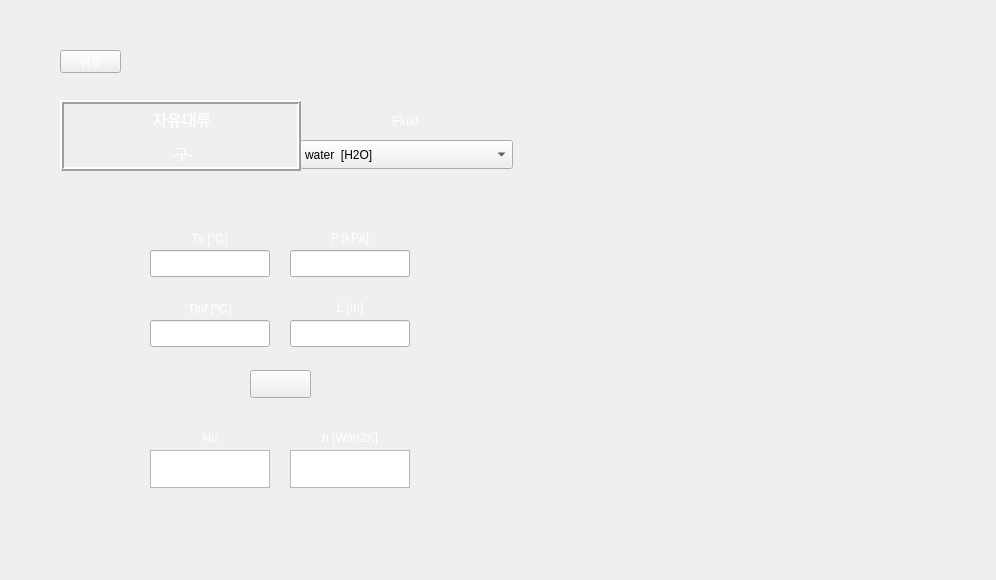
<?xml version="1.0" encoding="UTF-8"?>
<ui version="4.0">
 <class>Form</class>
 <widget class="QWidget" name="Form">
  <property name="geometry">
   <rect>
    <x>0</x>
    <y>0</y>
    <width>996</width>
    <height>580</height>
   </rect>
  </property>
  <property name="minimumSize">
   <size>
    <width>996</width>
    <height>580</height>
   </size>
  </property>
  <property name="maximumSize">
   <size>
    <width>996</width>
    <height>580</height>
   </size>
  </property>
  <property name="windowTitle">
   <string>Form</string>
  </property>
  <property name="styleSheet">
   <string notr="true">background-image: url(:/background/하얀거.png);</string>
  </property>
  <widget class="QPushButton" name="check">
   <property name="geometry">
    <rect>
     <x>250</x>
     <y>370</y>
     <width>61</width>
     <height>28</height>
    </rect>
   </property>
   <property name="styleSheet">
    <string notr="true">QPushButton {
color: qlineargradient(spread:pad, x1:0, y1:1, x2:1, y2:0, stop:0 rgba(255, 255, 255, 255), stop:1 rgba(255, 255, 255, 255));
background-image: url(:/background/버튼2.png);
font: 10pt &quot;맑은 고딕&quot;;
}
QPushButton:hover{
border-image: url(:/background/버튼클릭2.png);
}</string>
   </property>
   <property name="text">
    <string>=</string>
   </property>
  </widget>
  <widget class="QLabel" name="label">
   <property name="geometry">
    <rect>
     <x>150</x>
     <y>220</y>
     <width>120</width>
     <height>35</height>
    </rect>
   </property>
   <property name="styleSheet">
    <string notr="true">color: qlineargradient(spread:pad, x1:0, y1:1, x2:1, y2:0, stop:0 rgba(255, 255, 255, 255), stop:1 rgba(255, 255, 255, 255));
background-image: url(:/background/버튼2.png);
font: 10pt &quot;맑은 고딕&quot;;</string>
   </property>
   <property name="text">
    <string>Ts [℃]</string>
   </property>
   <property name="alignment">
    <set>Qt::AlignCenter</set>
   </property>
  </widget>
  <widget class="QLabel" name="label_3">
   <property name="geometry">
    <rect>
     <x>150</x>
     <y>290</y>
     <width>120</width>
     <height>35</height>
    </rect>
   </property>
   <property name="styleSheet">
    <string notr="true">color: qlineargradient(spread:pad, x1:0, y1:1, x2:1, y2:0, stop:0 rgba(255, 255, 255, 255), stop:1 rgba(255, 255, 255, 255));
background-image: url(:/background/버튼2.png);
font: 10pt &quot;맑은 고딕&quot;;</string>
   </property>
   <property name="text">
    <string>Tinf [℃]</string>
   </property>
   <property name="alignment">
    <set>Qt::AlignCenter</set>
   </property>
  </widget>
  <widget class="QLabel" name="label_4">
   <property name="geometry">
    <rect>
     <x>290</x>
     <y>220</y>
     <width>120</width>
     <height>35</height>
    </rect>
   </property>
   <property name="styleSheet">
    <string notr="true">color: qlineargradient(spread:pad, x1:0, y1:1, x2:1, y2:0, stop:0 rgba(255, 255, 255, 255), stop:1 rgba(255, 255, 255, 255));
background-image: url(:/background/버튼2.png);
font: 10pt &quot;맑은 고딕&quot;;</string>
   </property>
   <property name="text">
    <string>P [kPa]</string>
   </property>
   <property name="alignment">
    <set>Qt::AlignCenter</set>
   </property>
  </widget>
  <widget class="QLabel" name="label_5">
   <property name="geometry">
    <rect>
     <x>290</x>
     <y>290</y>
     <width>120</width>
     <height>35</height>
    </rect>
   </property>
   <property name="styleSheet">
    <string notr="true">color: qlineargradient(spread:pad, x1:0, y1:1, x2:1, y2:0, stop:0 rgba(255, 255, 255, 255), stop:1 rgba(255, 255, 255, 255));
background-image: url(:/background/버튼2.png);
font: 10pt &quot;맑은 고딕&quot;;</string>
   </property>
   <property name="text">
    <string>L [m]</string>
   </property>
   <property name="alignment">
    <set>Qt::AlignCenter</set>
   </property>
  </widget>
  <widget class="QLineEdit" name="L">
   <property name="geometry">
    <rect>
     <x>290</x>
     <y>320</y>
     <width>120</width>
     <height>27</height>
    </rect>
   </property>
   <property name="styleSheet">
    <string notr="true">font: 12pt &quot;맑은 고딕&quot;;
background-image: url(:/background/하얀거.png);</string>
   </property>
  </widget>
  <widget class="QLineEdit" name="T2">
   <property name="geometry">
    <rect>
     <x>150</x>
     <y>320</y>
     <width>120</width>
     <height>27</height>
    </rect>
   </property>
   <property name="styleSheet">
    <string notr="true">font: 12pt &quot;맑은 고딕&quot;;
background-image: url(:/background/하얀거.png);</string>
   </property>
  </widget>
  <widget class="QLineEdit" name="T1">
   <property name="geometry">
    <rect>
     <x>150</x>
     <y>250</y>
     <width>120</width>
     <height>27</height>
    </rect>
   </property>
   <property name="styleSheet">
    <string notr="true">font: 12pt &quot;맑은 고딕&quot;;
background-image: url(:/background/하얀거.png);</string>
   </property>
  </widget>
  <widget class="QLineEdit" name="P">
   <property name="geometry">
    <rect>
     <x>290</x>
     <y>250</y>
     <width>120</width>
     <height>27</height>
    </rect>
   </property>
   <property name="styleSheet">
    <string notr="true">font: 12pt &quot;맑은 고딕&quot;;
background-image: url(:/background/하얀거.png);</string>
   </property>
  </widget>
  <widget class="QPushButton" name="pushButton">
   <property name="geometry">
    <rect>
     <x>60</x>
     <y>50</y>
     <width>61</width>
     <height>23</height>
    </rect>
   </property>
   <property name="styleSheet">
    <string notr="true">QPushButton {
color: qlineargradient(spread:pad, x1:0, y1:1, x2:1, y2:0, stop:0 rgba(255, 255, 255, 255), stop:1 rgba(255, 255, 255, 255));
background-image: url(:/background/버튼2.png);
font: 10pt &quot;맑은 고딕&quot;;
}
QPushButton:hover{
border-image: url(:/background/버튼클릭2.png);
}</string>
   </property>
   <property name="text">
    <string>뒤로</string>
   </property>
  </widget>
  <widget class="QTextBrowser" name="textBrowser_2">
   <property name="geometry">
    <rect>
     <x>290</x>
     <y>450</y>
     <width>120</width>
     <height>38</height>
    </rect>
   </property>
   <property name="sizePolicy">
    <sizepolicy hsizetype="Expanding" vsizetype="Preferred">
     <horstretch>0</horstretch>
     <verstretch>0</verstretch>
    </sizepolicy>
   </property>
   <property name="maximumSize">
    <size>
     <width>16777215</width>
     <height>38</height>
    </size>
   </property>
   <property name="styleSheet">
    <string notr="true">font: 12pt &quot;맑은 고딕&quot;;
background-image: url(:/background/하얀거.png);</string>
   </property>
  </widget>
  <widget class="QLabel" name="label_6">
   <property name="geometry">
    <rect>
     <x>150</x>
     <y>420</y>
     <width>120</width>
     <height>35</height>
    </rect>
   </property>
   <property name="styleSheet">
    <string notr="true">color: qlineargradient(spread:pad, x1:0, y1:1, x2:1, y2:0, stop:0 rgba(255, 255, 255, 255), stop:1 rgba(255, 255, 255, 255));
background-image: url(:/background/버튼2.png);
font: 10pt &quot;맑은 고딕&quot;;</string>
   </property>
   <property name="text">
    <string>Nu</string>
   </property>
   <property name="alignment">
    <set>Qt::AlignCenter</set>
   </property>
  </widget>
  <widget class="QTextBrowser" name="textBrowser">
   <property name="geometry">
    <rect>
     <x>150</x>
     <y>450</y>
     <width>120</width>
     <height>38</height>
    </rect>
   </property>
   <property name="sizePolicy">
    <sizepolicy hsizetype="Expanding" vsizetype="Preferred">
     <horstretch>0</horstretch>
     <verstretch>0</verstretch>
    </sizepolicy>
   </property>
   <property name="maximumSize">
    <size>
     <width>16777215</width>
     <height>38</height>
    </size>
   </property>
   <property name="styleSheet">
    <string notr="true">font: 12pt &quot;맑은 고딕&quot;;
background-image: url(:/background/하얀거.png);</string>
   </property>
  </widget>
  <widget class="QLabel" name="label_8">
   <property name="geometry">
    <rect>
     <x>290</x>
     <y>420</y>
     <width>120</width>
     <height>35</height>
    </rect>
   </property>
   <property name="styleSheet">
    <string notr="true">color: qlineargradient(spread:pad, x1:0, y1:1, x2:1, y2:0, stop:0 rgba(255, 255, 255, 255), stop:1 rgba(255, 255, 255, 255));
background-image: url(:/background/버튼2.png);
font: 10pt &quot;맑은 고딕&quot;;</string>
   </property>
   <property name="text">
    <string>h [W/m2K]</string>
   </property>
   <property name="alignment">
    <set>Qt::AlignCenter</set>
   </property>
  </widget>
  <widget class="QLabel" name="label_7">
   <property name="geometry">
    <rect>
     <x>300</x>
     <y>102</y>
     <width>211</width>
     <height>38</height>
    </rect>
   </property>
   <property name="styleSheet">
    <string notr="true">color: qlineargradient(spread:pad, x1:0, y1:1, x2:1, y2:0, stop:0 rgba(255, 255, 255, 255), stop:1 rgba(255, 255, 255, 255));
background-image: url(:/background/버튼2.png);
font: 12pt &quot;맑은 고딕&quot;;</string>
   </property>
   <property name="text">
    <string>Fluid</string>
   </property>
   <property name="alignment">
    <set>Qt::AlignCenter</set>
   </property>
  </widget>
  <widget class="QLabel" name="label_9">
   <property name="geometry">
    <rect>
     <x>0</x>
     <y>0</y>
     <width>996</width>
     <height>580</height>
    </rect>
   </property>
   <property name="styleSheet">
    <string notr="true">image: url(:/background/배경2.png);</string>
   </property>
   <property name="text">
    <string/>
   </property>
  </widget>
  <widget class="QLabel" name="label_10">
   <property name="geometry">
    <rect>
     <x>535</x>
     <y>40</y>
     <width>421</width>
     <height>501</height>
    </rect>
   </property>
   <property name="styleSheet">
    <string notr="true">image: url(:/background/fc sphere.png);</string>
   </property>
   <property name="text">
    <string/>
   </property>
  </widget>
  <widget class="QLabel" name="label_11">
   <property name="geometry">
    <rect>
     <x>550</x>
     <y>390</y>
     <width>391</width>
     <height>141</height>
    </rect>
   </property>
   <property name="styleSheet">
    <string notr="true">image: url(:/background/fc sphere-2.png);</string>
   </property>
   <property name="text">
    <string/>
   </property>
  </widget>
  <widget class="QComboBox" name="fluid_2">
   <property name="geometry">
    <rect>
     <x>300</x>
     <y>140</y>
     <width>213</width>
     <height>29</height>
    </rect>
   </property>
   <property name="styleSheet">
    <string notr="true">background-image: url(:/background/하얀거.png);
font: 10pt &quot;맑은 고딕&quot;;</string>
   </property>
   <item>
    <property name="text">
     <string>water  [H2O]</string>
    </property>
   </item>
   <item>
    <property name="text">
     <string>air</string>
    </property>
   </item>
   <item>
    <property name="text">
     <string>1-Butene  [C4H8]</string>
    </property>
   </item>
   <item>
    <property name="text">
     <string>Acetone  [C3H6O]</string>
    </property>
   </item>
   <item>
    <property name="text">
     <string>Ammonia  [NH3]</string>
    </property>
   </item>
   <item>
    <property name="text">
     <string>Argon  [Ar]</string>
    </property>
   </item>
   <item>
    <property name="text">
     <string>Benzene  [C6H6]</string>
    </property>
   </item>
   <item>
    <property name="text">
     <string>CarbonDioxide  [CO2]</string>
    </property>
   </item>
   <item>
    <property name="text">
     <string>CarbonMonoxide  [CO]</string>
    </property>
   </item>
   <item>
    <property name="text">
     <string>CarbonylSulfide  [COS]</string>
    </property>
   </item>
   <item>
    <property name="text">
     <string>CycloHexane  [C6H12]</string>
    </property>
   </item>
   <item>
    <property name="text">
     <string>CycloPropane  [C3H6]</string>
    </property>
   </item>
   <item>
    <property name="text">
     <string>Cyclopentane  [C5H10]</string>
    </property>
   </item>
   <item>
    <property name="text">
     <string>D4  [C8H24O4Si4]</string>
    </property>
   </item>
   <item>
    <property name="text">
     <string>D5  [C10H30O5Si5]</string>
    </property>
   </item>
   <item>
    <property name="text">
     <string>D6  [C12H36O6Si6]</string>
    </property>
   </item>
   <item>
    <property name="text">
     <string>Deuterium  [D2]</string>
    </property>
   </item>
   <item>
    <property name="text">
     <string>Dichloroethane  [C2Cl2H4]</string>
    </property>
   </item>
   <item>
    <property name="text">
     <string>DiethylEther  [C4H10O]</string>
    </property>
   </item>
   <item>
    <property name="text">
     <string>DimethylCarbonate  [C3H6O3]</string>
    </property>
   </item>
   <item>
    <property name="text">
     <string>DimethylEther  [C2H6O]</string>
    </property>
   </item>
   <item>
    <property name="text">
     <string>Ethane  [C2H6]</string>
    </property>
   </item>
   <item>
    <property name="text">
     <string>Ethanol  [C2H6O]</string>
    </property>
   </item>
   <item>
    <property name="text">
     <string>EthylBenzene  [C8H10]</string>
    </property>
   </item>
   <item>
    <property name="text">
     <string>Ethylene  [C2H4]</string>
    </property>
   </item>
   <item>
    <property name="text">
     <string>EthyleneOxide  [C2H4O]</string>
    </property>
   </item>
   <item>
    <property name="text">
     <string>Fluorine  [F2]</string>
    </property>
   </item>
   <item>
    <property name="text">
     <string>HFE143m  [C2F3H3O]</string>
    </property>
   </item>
   <item>
    <property name="text">
     <string>HeavyWater  [D2O]</string>
    </property>
   </item>
   <item>
    <property name="text">
     <string>Helium  [He]</string>
    </property>
   </item>
   <item>
    <property name="text">
     <string>Hydrogen  [H2]</string>
    </property>
   </item>
   <item>
    <property name="text">
     <string>HydrogenChloride  [ClH]</string>
    </property>
   </item>
   <item>
    <property name="text">
     <string>HydrogenSulfide  [H2S]</string>
    </property>
   </item>
   <item>
    <property name="text">
     <string>IsoButane  [C4H10]</string>
    </property>
   </item>
   <item>
    <property name="text">
     <string>IsoButene  [C4H8]</string>
    </property>
   </item>
   <item>
    <property name="text">
     <string>Isohexane  [C6H14]</string>
    </property>
   </item>
   <item>
    <property name="text">
     <string>Isopentane  [C5H12]</string>
    </property>
   </item>
   <item>
    <property name="text">
     <string>Krypton  [Kr]</string>
    </property>
   </item>
   <item>
    <property name="text">
     <string>MD2M  [C10H30O3Si4]</string>
    </property>
   </item>
   <item>
    <property name="text">
     <string>MD3M  [C12H36O4Si5]</string>
    </property>
   </item>
   <item>
    <property name="text">
     <string>MD4M  [C14H42O5Si6]</string>
    </property>
   </item>
   <item>
    <property name="text">
     <string>MDM  [C8H24O2Si3]</string>
    </property>
   </item>
   <item>
    <property name="text">
     <string>MM  [C6H18OSi2]</string>
    </property>
   </item>
   <item>
    <property name="text">
     <string>Methane  [CH4]</string>
    </property>
   </item>
   <item>
    <property name="text">
     <string>Methanol  [CH4O]</string>
    </property>
   </item>
   <item>
    <property name="text">
     <string>MethylLinoleate  [C19H34O2]</string>
    </property>
   </item>
   <item>
    <property name="text">
     <string>MethylLinolenate  [C19H32O2]</string>
    </property>
   </item>
   <item>
    <property name="text">
     <string>MethylOleate  [C19H36O2]</string>
    </property>
   </item>
   <item>
    <property name="text">
     <string>MethylPalmitate  [C17H34O2]</string>
    </property>
   </item>
   <item>
    <property name="text">
     <string>MethylStearate  [C19H38O2]</string>
    </property>
   </item>
   <item>
    <property name="text">
     <string>Neon  [Ne]</string>
    </property>
   </item>
   <item>
    <property name="text">
     <string>Neopentane  [C5H12]</string>
    </property>
   </item>
   <item>
    <property name="text">
     <string>Nitrogen  [N2]</string>
    </property>
   </item>
   <item>
    <property name="text">
     <string>NitrousOxide  [N2O]</string>
    </property>
   </item>
   <item>
    <property name="text">
     <string>Novec649  [C6F12O]</string>
    </property>
   </item>
   <item>
    <property name="text">
     <string>OrthoDeuterium</string>
    </property>
   </item>
   <item>
    <property name="text">
     <string>OrthoHydrogen</string>
    </property>
   </item>
   <item>
    <property name="text">
     <string>Oxygen  [O2]</string>
    </property>
   </item>
   <item>
    <property name="text">
     <string>ParaDeuterium</string>
    </property>
   </item>
   <item>
    <property name="text">
     <string>ParaHydrogen</string>
    </property>
   </item>
   <item>
    <property name="text">
     <string>Propylene  [C3H6]</string>
    </property>
   </item>
   <item>
    <property name="text">
     <string>Propyne  [C3H4]</string>
    </property>
   </item>
   <item>
    <property name="text">
     <string>R11</string>
    </property>
   </item>
   <item>
    <property name="text">
     <string>R113</string>
    </property>
   </item>
   <item>
    <property name="text">
     <string>R114</string>
    </property>
   </item>
   <item>
    <property name="text">
     <string>R115</string>
    </property>
   </item>
   <item>
    <property name="text">
     <string>R116</string>
    </property>
   </item>
   <item>
    <property name="text">
     <string>R12</string>
    </property>
   </item>
   <item>
    <property name="text">
     <string>R123</string>
    </property>
   </item>
   <item>
    <property name="text">
     <string>R1233zd(E)</string>
    </property>
   </item>
   <item>
    <property name="text">
     <string>R1234yf</string>
    </property>
   </item>
   <item>
    <property name="text">
     <string>R1234ze(E)</string>
    </property>
   </item>
   <item>
    <property name="text">
     <string>R1234ze(Z)</string>
    </property>
   </item>
   <item>
    <property name="text">
     <string>R124</string>
    </property>
   </item>
   <item>
    <property name="text">
     <string>R1243zf</string>
    </property>
   </item>
   <item>
    <property name="text">
     <string>R125</string>
    </property>
   </item>
   <item>
    <property name="text">
     <string>R13</string>
    </property>
   </item>
   <item>
    <property name="text">
     <string>R134a</string>
    </property>
   </item>
   <item>
    <property name="text">
     <string>R13l1</string>
    </property>
   </item>
   <item>
    <property name="text">
     <string>R14</string>
    </property>
   </item>
   <item>
    <property name="text">
     <string>R141b</string>
    </property>
   </item>
   <item>
    <property name="text">
     <string>R142b</string>
    </property>
   </item>
   <item>
    <property name="text">
     <string>R143a</string>
    </property>
   </item>
   <item>
    <property name="text">
     <string>R152A</string>
    </property>
   </item>
   <item>
    <property name="text">
     <string>R161</string>
    </property>
   </item>
   <item>
    <property name="text">
     <string>R21</string>
    </property>
   </item>
   <item>
    <property name="text">
     <string>R218</string>
    </property>
   </item>
   <item>
    <property name="text">
     <string>R22</string>
    </property>
   </item>
   <item>
    <property name="text">
     <string>R227EA</string>
    </property>
   </item>
   <item>
    <property name="text">
     <string>R23</string>
    </property>
   </item>
   <item>
    <property name="text">
     <string>R236EA</string>
    </property>
   </item>
   <item>
    <property name="text">
     <string>R236FA</string>
    </property>
   </item>
   <item>
    <property name="text">
     <string>R245ca</string>
    </property>
   </item>
   <item>
    <property name="text">
     <string>R245fa</string>
    </property>
   </item>
   <item>
    <property name="text">
     <string>R32</string>
    </property>
   </item>
   <item>
    <property name="text">
     <string>R365MFC</string>
    </property>
   </item>
   <item>
    <property name="text">
     <string>R40</string>
    </property>
   </item>
   <item>
    <property name="text">
     <string>R404A</string>
    </property>
   </item>
   <item>
    <property name="text">
     <string>R407C</string>
    </property>
   </item>
   <item>
    <property name="text">
     <string>R41</string>
    </property>
   </item>
   <item>
    <property name="text">
     <string>R410A</string>
    </property>
   </item>
   <item>
    <property name="text">
     <string>R507A</string>
    </property>
   </item>
   <item>
    <property name="text">
     <string>RC318</string>
    </property>
   </item>
   <item>
    <property name="text">
     <string>SES36</string>
    </property>
   </item>
   <item>
    <property name="text">
     <string>SulfurDioxide  [O2S]</string>
    </property>
   </item>
   <item>
    <property name="text">
     <string>SulfurHexafluoride  [F6S]</string>
    </property>
   </item>
   <item>
    <property name="text">
     <string>Toluene  [C7H8]</string>
    </property>
   </item>
   <item>
    <property name="text">
     <string>Xenon  [Xe]</string>
    </property>
   </item>
   <item>
    <property name="text">
     <string>cis-2-Butene  [C4H8]</string>
    </property>
   </item>
   <item>
    <property name="text">
     <string>m-Xylene  [C8H10]</string>
    </property>
   </item>
   <item>
    <property name="text">
     <string>n-Butane  [C4H10]</string>
    </property>
   </item>
   <item>
    <property name="text">
     <string>n-Decane  [C10H22]</string>
    </property>
   </item>
   <item>
    <property name="text">
     <string>n-Dodecane  [C12H26]</string>
    </property>
   </item>
   <item>
    <property name="text">
     <string>n-Heptane  [C7H16]</string>
    </property>
   </item>
   <item>
    <property name="text">
     <string>n-Hexane  [C6H14]</string>
    </property>
   </item>
   <item>
    <property name="text">
     <string>n-Nonane  [C9H20]</string>
    </property>
   </item>
   <item>
    <property name="text">
     <string>n-Octane  [C8H18]</string>
    </property>
   </item>
   <item>
    <property name="text">
     <string>n-Pentane  [C5H12]</string>
    </property>
   </item>
   <item>
    <property name="text">
     <string>n-Propane  [C3H8]</string>
    </property>
   </item>
   <item>
    <property name="text">
     <string>n-Undecane  [C11H24]</string>
    </property>
   </item>
   <item>
    <property name="text">
     <string>o-Xylene  [C8H10]</string>
    </property>
   </item>
   <item>
    <property name="text">
     <string>p-Xylene  [C8H10]</string>
    </property>
   </item>
   <item>
    <property name="text">
     <string>trans-2-Butene  [C4H8]</string>
    </property>
   </item>
  </widget>
  <widget class="QLabel" name="label_13">
   <property name="geometry">
    <rect>
     <x>60</x>
     <y>100</y>
     <width>241</width>
     <height>71</height>
    </rect>
   </property>
   <property name="styleSheet">
    <string notr="true">font: 10pt &quot;맑은 고딕&quot;;
color: rgb(255, 255, 255);
background-image: url(:/background/버튼2.png);</string>
   </property>
   <property name="frameShape">
    <enum>QFrame::Box</enum>
   </property>
   <property name="frameShadow">
    <enum>QFrame::Raised</enum>
   </property>
   <property name="lineWidth">
    <number>2</number>
   </property>
   <property name="text">
    <string>&lt;!DOCTYPE HTML PUBLIC &quot;-//W3C//DTD HTML 4.0//EN&quot; &quot;http://www.w3.org/TR/REC-html40/strict.dtd&quot;&gt;
&lt;html&gt;&lt;head&gt;&lt;meta name=&quot;qrichtext&quot; content=&quot;1&quot; /&gt;&lt;style type=&quot;text/css&quot;&gt;
p, li { white-space: pre-wrap; }
&lt;/style&gt;&lt;/head&gt;&lt;body style=&quot; font-family:'맑은 고딕'; font-size:10pt; font-weight:400; font-style:normal;&quot;&gt;
&lt;p align=&quot;center&quot; style=&quot; margin-top:12px; margin-bottom:12px; margin-left:0px; margin-right:0px; -qt-block-indent:0; text-indent:0px;&quot;&gt;&lt;span style=&quot; font-size:12pt;&quot;&gt;자유대류&lt;/span&gt;&lt;/p&gt;
&lt;p align=&quot;center&quot; style=&quot; margin-top:12px; margin-bottom:12px; margin-left:0px; margin-right:0px; -qt-block-indent:0; text-indent:0px;&quot;&gt;-구-&lt;/p&gt;&lt;/body&gt;&lt;/html&gt;</string>
   </property>
   <property name="buddy">
    <cstring>pushButton</cstring>
   </property>
  </widget>
  <zorder>label_9</zorder>
  <zorder>check</zorder>
  <zorder>label</zorder>
  <zorder>label_3</zorder>
  <zorder>label_4</zorder>
  <zorder>label_5</zorder>
  <zorder>L</zorder>
  <zorder>T2</zorder>
  <zorder>T1</zorder>
  <zorder>P</zorder>
  <zorder>pushButton</zorder>
  <zorder>textBrowser</zorder>
  <zorder>label_7</zorder>
  <zorder>label_10</zorder>
  <zorder>label_11</zorder>
  <zorder>textBrowser_2</zorder>
  <zorder>fluid_2</zorder>
  <zorder>label_13</zorder>
  <zorder>label_8</zorder>
  <zorder>label_6</zorder>
 </widget>
 <resources>
  <include location="../resource/resources.qrc"/>
 </resources>
 <connections/>
</ui>
